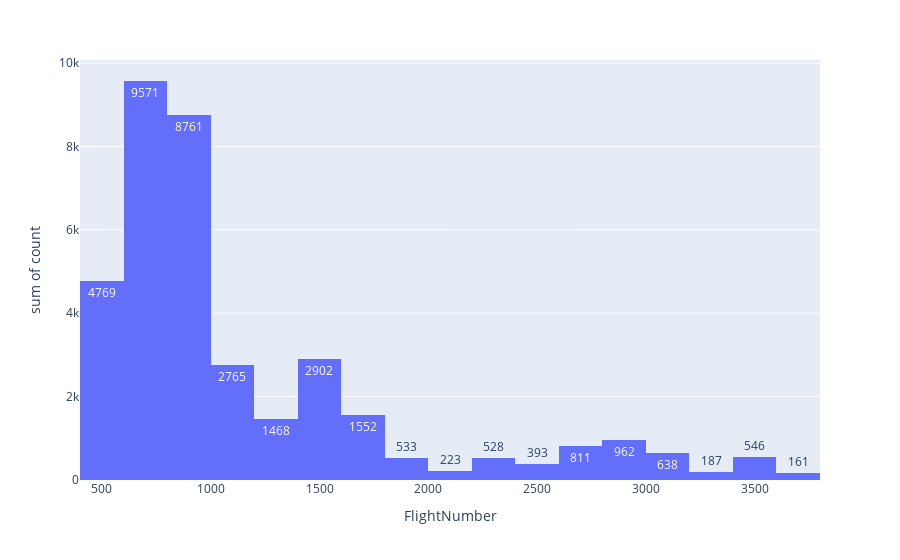

The notebook cell this image was saved under:
### Code cell
plot_count_hist('FlightNumber', data)

### Figure 1 — Plotly figure (JSON) as saved in the notebook; plotly's stock layout.template omitted (floating-point values rounded to 4 significant figures; data arrays with more than 128 entries replaced by an {"elided": "..."} marker saying what was removed)
{"data": [{"alignmentgroup": "True", "bingroup": "x", "histfunc": "sum", "hovertemplate": "FlightNumber=%{x}<br>sum of count=%{y}<extra></extra>", "legendgroup": "", "marker": {"color": "#636efa", "pattern": {"shape": ""}}, "name": "", "offsetgroup": "", "orientation": "v", "showlegend": false, "texttemplate": "%{value}", "type": "histogram", "x": {"elided": "809 int values"}, "xaxis": "x", "y": {"elided": "809 int values"}, "yaxis": "y"}], "layout": {"barmode": "relative", "legend": {"tracegroupgap": 0}, "margin": {"t": 60}, "xaxis": {"anchor": "y", "domain": [0, 1], "title": {"text": "FlightNumber"}}, "yaxis": {"anchor": "x", "domain": [0, 1], "title": {"text": "sum of count"}}}}
